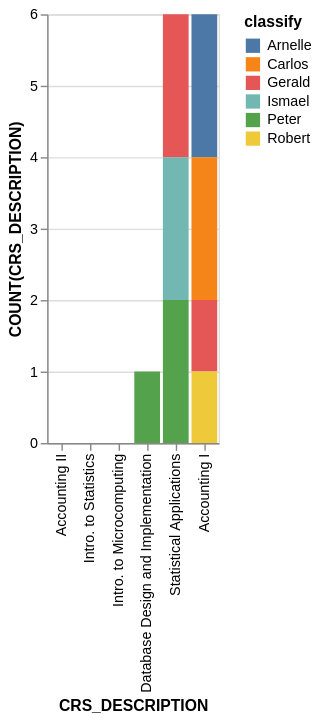

Source (Vega-Lite JSON):
### Vega-Lite specification from a JSON file in a GitHub repository (floating-point values rounded to 4 significant figures)
{"data": {"values": [{"x_data": "Database Design and Implementation", "y_data": 0, "classify": "Arnelle"}, {"x_data": "Accounting II", "y_data": 0, "classify": "Arnelle"}, {"x_data": "Intro. to Statistics", "y_data": 0, "classify": "Arnelle"}, {"x_data": "Statistical Applications", "y_data": 0, "classify": "Arnelle"}, {"x_data": "Intro. to Microcomputing", "y_data": 0, "classify": "Arnelle"}, {"x_data": "Accounting I", "y_data": 2, "classify": "Arnelle"}, {"x_data": "Database Design and Implementation", "y_data": 0, "classify": "Carlos"}, {"x_data": "Accounting II", "y_data": 0, "classify": "Carlos"}, {"x_data": "Intro. to Statistics", "y_data": 0, "classify": "Carlos"}, {"x_data": "Statistical Applications", "y_data": 0, "classify": "Carlos"}, {"x_data": "Intro. to Microcomputing", "y_data": 0, "classify": "Carlos"}, {"x_data": "Accounting I", "y_data": 2, "classify": "Carlos"}, {"x_data": "Database Design and Implementation", "y_data": 0, "classify": "Gerald"}, {"x_data": "Accounting II", "y_data": 0, "classify": "Gerald"}, {"x_data": "Intro. to Statistics", "y_data": 0, "classify": "Gerald"}, {"x_data": "Statistical Applications", "y_data": 2, "classify": "Gerald"}, {"x_data": "Intro. to Microcomputing", "y_data": 0, "classify": "Gerald"}, {"x_data": "Accounting I", "y_data": 1, "classify": "Gerald"}, {"x_data": "Database Design and Implementation", "y_data": 0, "classify": "Ismael"}, {"x_data": "Accounting II", "y_data": 0, "classify": "Ismael"}, {"x_data": "Intro. to Statistics", "y_data": 0, "classify": "Ismael"}, {"x_data": "Statistical Applications", "y_data": 2, "classify": "Ismael"}, {"x_data": "Intro. to Microcomputing", "y_data": 0, "classify": "Ismael"}, {"x_data": "Accounting I", "y_data": 0, "classify": "Ismael"}, {"x_data": "Database Design and Implementation", "y_data": 1, "classify": "Peter"}, {"x_data": "Accounting II", "y_data": 0, "classify": "Peter"}, {"x_data": "Intro. to Statistics", "y_data": 0, "classify": "Peter"}, {"x_data": "Statistical Applications", "y_data": 2, "classify": "Peter"}, {"x_data": "Intro. to Microcomputing", "y_data": 0, "classify": "Peter"}, {"x_data": "Accounting I", "y_data": 0, "classify": "Peter"}, {"x_data": "Database Design and Implementation", "y_data": 0, "classify": "Robert"}, {"x_data": "Accounting II", "y_data": 0, "classify": "Robert"}, {"x_data": "Intro. to Statistics", "y_data": 0, "classify": "Robert"}, {"x_data": "Statistical Applications", "y_data": 0, "classify": "Robert"}, {"x_data": "Intro. to Microcomputing", "y_data": 0, "classify": "Robert"}, {"x_data": "Accounting I", "y_data": 1, "classify": "Robert"}]}, "mark": "bar", "encoding": {"x": {"field": "x_data", "type": "nominal", "title": "CRS_DESCRIPTION", "sort": {"op": "sum", "field": "y_data", "order": "ascending"}}, "y": {"field": "y_data", "type": "quantitative", "title": "COUNT(CRS_DESCRIPTION)"}, "color": {"field": "classify"}}}
